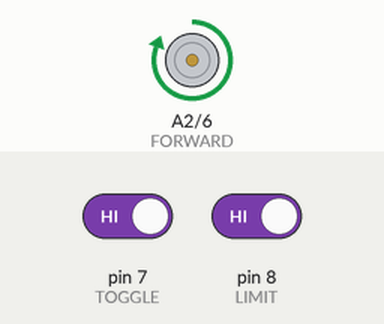
The sketch below on a simulated Arduino Uno, built with avr-gcc and run on an emulated ATmega328P. Parts: motor-driver pin pairs drawn as motors (green arrow = first pin HIGH = forward, orange = second pin HIGH = backward, longer = more drive). Inputs (shaded band) come from the test bench; at power-on: pin 7 (TOGGLE) HIGH, pin 8 (LIMIT) HIGH. What the sketch prints to the serial monitor is not drawn.

Above: at 1.2 s.
1.3 s: pin 7 (TOGGLE) driven LOW
At 2.1 s:
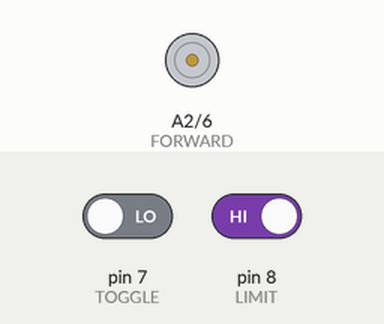
2.8 s: pin 7 (TOGGLE) driven HIGH
At 3.3 s:
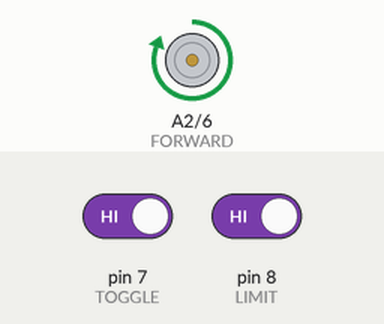
Timing chart, 0 to 5.8 s (numbered marks = the images above; inputs shaded):
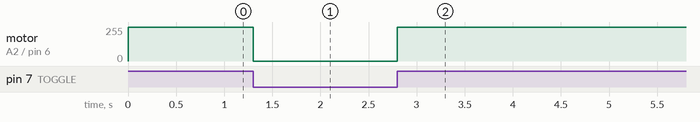

Measured:
- after the input at 1.3 s, motor on A2 (FORWARD) / pin 6 (REVERSE): forward 255/255 → stopped at once
- after the input at 2.8 s, motor on A2 (FORWARD) / pin 6 (REVERSE): stopped → forward 255/255 at once

The sketch:

ENGR40M_Basic_Useless_Box.ino
```cpp
//  State values live in an enum
enum states {STOP = 0, FORWARD = A2, REVERSE = 6};

const byte LIMIT = 8;
const byte TOGGLE = 7;

// this state variable saves our state between calls to loop()
int state = STOP;


void setup() {
  Serial.begin(115200);
  Serial.println("Setup complete");
  // TO DO:
  // intialize input and output pins
  pinMode(FORWARD, OUTPUT);
  pinMode(REVERSE, OUTPUT);
  pinMode(LIMIT, INPUT_PULLUP);
  pinMode(TOGGLE, INPUT_PULLUP);

  // intialize your initial states
  state = STOP;
}

void loop() {
  // TODO read input pins to get status of toggle and limit
  // Not necessary you can call easily each time during the if statement for more concise code
  Serial.println(digitalRead(TOGGLE));
  Serial.println(digitalRead(LIMIT));
  switch (state) {
    case STOP: // case for STOP
      digitalWrite(FORWARD, LOW);
      digitalWrite(REVERSE, LOW);
      // TO DO: Set your outputs for the motor to stop
      if (digitalRead(TOGGLE) == LOW && digitalRead(LIMIT) == HIGH){
          state = STOP;
          break;
      // TO DO: Decide whether to change states and update the state variable accordingly
      }

    case FORWARD: // case for forward
      // TO DO: Set your outputs for the motor to move forward
      digitalWrite(FORWARD, HIGH);
      digitalWrite(REVERSE, LOW);
      // TO DO: Decides whether to change states by updatin gth Transition for your states depending on your input
      if (digitalRead(TOGGLE) == HIGH){
        state = FORWARD;
        break;
      }

    case REVERSE: // case for backward
      // TO DO: Set your outputs for the motor to reverse
      digitalWrite(FORWARD, LOW);
      digitalWrite(REVERSE, HIGH);
      // TO DO: Transition for your states depending on your input
      if (digitalRead(TOGGLE) == LOW && digitalRead(LIMIT) == LOW){
          state = REVERSE;
          break;
      }
      state = STOP;
  }; // end switch
}
```
